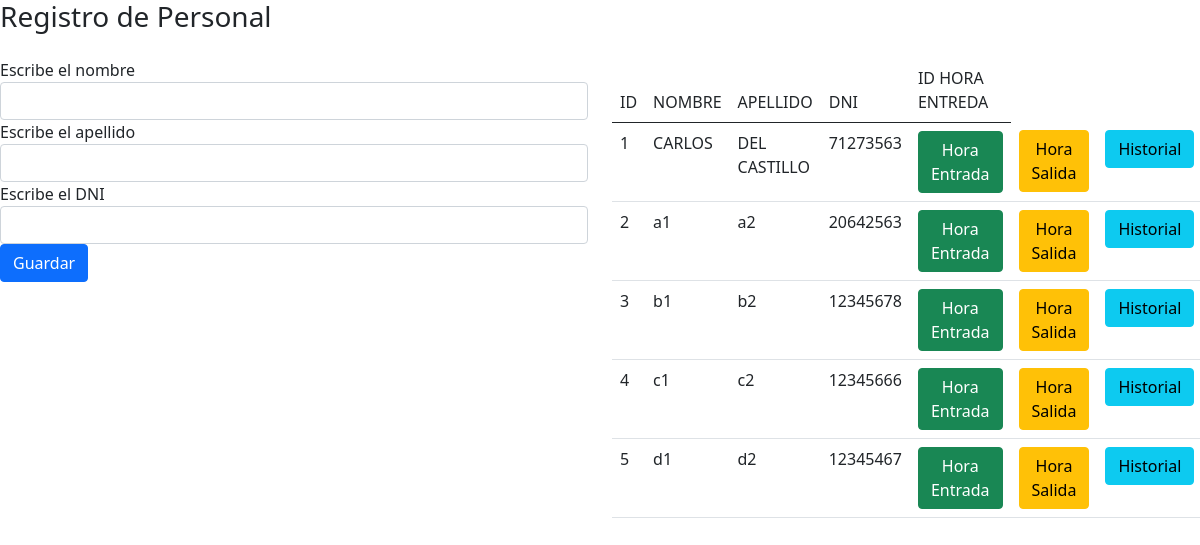
The page / on the database its author committed.
### tables this page shows
CREATE TABLE `personal` (
  `per_id` int(10) UNSIGNED NOT NULL,
  `per_nombre` varchar(250) NOT NULL,
  `per_apellido` varchar(250) NOT NULL,
  `per_dni` varchar(8) DEFAULT NULL
);

### recursos/funciones.php (the view, shortened to what this page needs)
<?php
    function query($sql){
        global $conexion;
        return mysqli_query($conexion,$sql);
    }
    function fetch_array($resultado){
        return mysqli_fetch_array($resultado);
    }
    function show_personal(){
        $query_i=query("SELECT * FROM personal");
        while($fila=fetch_array($query_i)){
            $impresion=<<<DELIMITADOR
            <tr>
                <td>{$fila['per_id']}</td>
                <td>{$fila['per_nombre']}</td>
                <td>{$fila['per_apellido']}</td>
                <td>{$fila['per_dni']}</td>
                <td>
                    <a href="ingreso.php?agregar={$fila['per_id']}" class="btn btn-success">Hora Entrada</a>
                </td>
                <td>
                    <a href="salida.php?agregar={$fila['per_id']}" class="btn btn-warning">Hora Salida</a>
                </td>
                <td>
                    <a href="record.php?historial={$fila['per_id']}" class="btn btn-info">Historial</a>
                </td>
            </tr>
DELIMITADOR;
            echo $impresion;
        }
    }
?>

### public/index.php (shortened to what this page needs)
<!DOCTYPE html>
<html lang="es">
<head>
    <link href="https://cdn.jsdelivr.net/npm/bootstrap@5.0.0-beta2/dist/css/bootstrap.min.css" rel="stylesheet">
</head>
<body>
    <div class="d-sm-flex align-items-center justify-content-between mb-4">
        <h1 class="h3 mb-0 text-gray-800">Registro de Personal</h1>
    </div>
    <div class="row">
        <div class="col-md-6">
            <form action="" method="post">
                <div class="form-group">
                    <label for="per_nombre">Escribe el nombre</label>
                    <input type="text" class="form-control" id="per_nombre" name="per_nombre" require>
                    <label for="per_apellido">Escribe el apellido</label>
                    <input type="text" class="form-control" id="per_apellido" name="per_apellido" require>
                    <label for="per_dni">Escribe el DNI</label>
                    <input type="text" class="form-control" id="per_dni" name="per_dni" require>
                </div>
                <div class="form-group">
                    <input type="submit" value="Guardar" class="btn btn-primary" name="guardar">
                </div>
            </form>
        </div>
        <div class="col-md-6">
        <table class="table table-hover">
            <thead>
                <tr>
                    <td>ID</td>
                    <td>NOMBRE </td>
                    <td>APELLIDO </td>
                    <td>DNI </td>
                    <td>ID HORA ENTREDA</td>
                </tr>
            </thead>
            <tbody>
                <?php show_personal();?>
            </tbody>
        </table>
    </div>
    </div>
</body>
</html>

### rows shown on the page
personal: per_id "1", per_nombre "CARLOS", per_apellido "DEL CASTILLO", per_dni "71273563"
personal: per_id "2", per_nombre "a1", per_apellido "a2", per_dni "20642563"
personal: per_id "3", per_nombre "b1", per_apellido "b2", per_dni "12345678"
personal: per_id "4", per_nombre "c1", per_apellido "c2", per_dni "12345666"
personal: per_id "5", per_nombre "d1", per_apellido "d2", per_dni "12345467"
